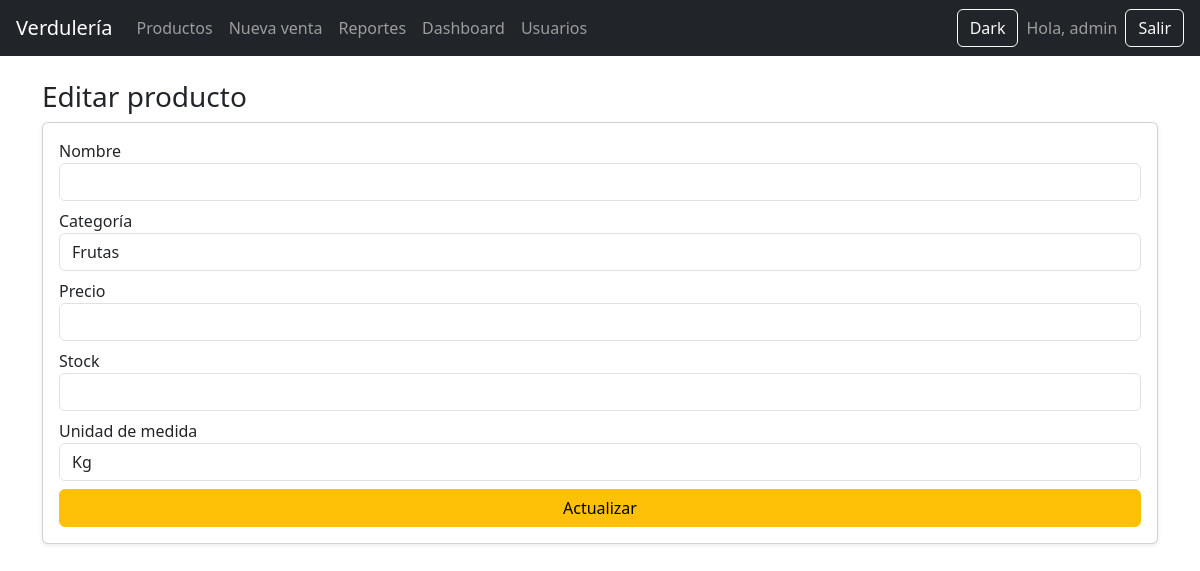
The app's page /productos/editar/1 (signed in), older data.
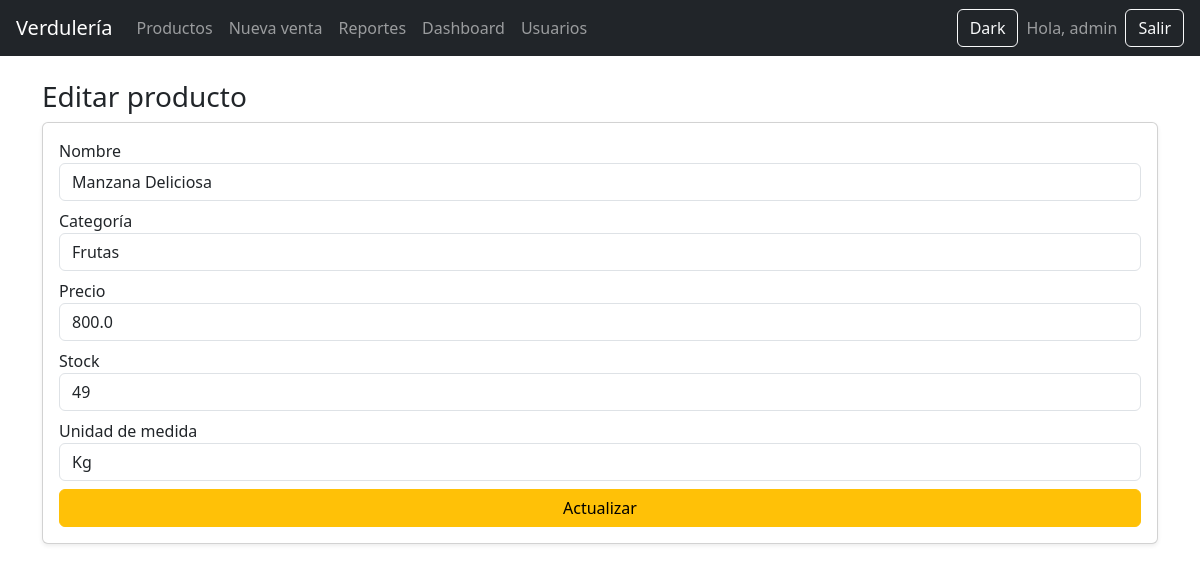
The same page, newer data.
### tables this page shows
CREATE TABLE productos (
        id INTEGER PRIMARY KEY AUTOINCREMENT,
        nombre TEXT NOT NULL,
        precio REAL NOT NULL,
        stock INTEGER NOT NULL DEFAULT 0,
        categoria_id INTEGER,
        unidad_id INTEGER,
        FOREIGN KEY (categoria_id) REFERENCES categorias(id),
        FOREIGN KEY (unidad_id) REFERENCES unidades(id)
    );

CREATE TABLE categorias (
        id INTEGER PRIMARY KEY AUTOINCREMENT,
        nombre TEXT NOT NULL UNIQUE
    );

CREATE TABLE unidades (
        id INTEGER PRIMARY KEY AUTOINCREMENT,
        nombre TEXT NOT NULL UNIQUE
    );

### app/routes/productos.py (the view, shortened to what this page needs)
@productos_bp.route("/editar/<int:id>", methods=["GET", "POST"])
@login_required
def editar(id):
    db = get_db()
    producto = db.execute("SELECT * FROM productos WHERE id=?", (id,)).fetchone()
    categorias = db.execute("SELECT * FROM categorias").fetchall()
    unidades = db.execute("SELECT * FROM unidades").fetchall()
    return render_template("productos/editar.html",
                           producto=producto,
                           categorias=categorias,
                           unidades=unidades)

### app/__init__.py (called while the page is built)
def create_app():
    app = Flask(__name__)
    app.secret_key = "clave-super-secreta"
    app.register_blueprint(auth_bp)
    app.register_blueprint(productos_bp)
    app.register_blueprint(ventas_bp)
    app.register_blueprint(reportes_bp)
    app.register_blueprint(admin_bp)
    app.register_blueprint(usuarios_bp)
    @app.route("/")
    def index():
        return render_template("index.html")
    @app.teardown_appcontext
    def teardown_db(exception):
        close_db()
    return app

### db.py (called while the page is built)
def get_db():
    if "db" not in g:
        g.db = sqlite3.connect(DB_NAME)
        g.db.row_factory = sqlite3.Row
    return g.db

### app/templates/productos/editar.html
{% extends "base.html" %}
{% block contenido %}
<h3>Editar producto</h3>
<form method="POST" class="card p-3 shadow-sm">
    <label>Nombre</label>
    <input name="nombre" value="{{ producto.nombre }}" class="form-control mb-2">
    <label>Categoría</label>
    <select name="categoria_id" class="form-control mb-2">
        {% for c in categorias %}
            <option value="{{ c.id }}" {% if c.id == producto.categoria_id %}selected{% endif %}>
                {{ c.nombre }}
            </option>
        {% endfor %}
    </select>
    <label>Precio</label>
    <input name="precio" value="{{ producto.precio }}" class="form-control mb-2" type="number" step="0.01">
    <label>Stock</label>
    <input name="stock" value="{{ producto.stock }}" class="form-control mb-2" type="number">
    <label>Unidad de medida</label>
    <select name="unidad_id" class="form-control mb-2">
        {% for u in unidades %}
            <option value="{{ u.id }}" {% if u.id == producto.unidad_id %}selected{% endif %}>
                {{ u.nombre }}
            </option>
        {% endfor %}
    </select>
    <button class="btn btn-warning">Actualizar</button>
</form>
{% endblock %}

### app/templates/base.html (shortened to what this page needs)
<!DOCTYPE html>
<html>
<head>
    <link rel="stylesheet" href="https://cdn.jsdelivr.net/npm/bootstrap@5.3.2/dist/css/bootstrap.min.css">
    <link rel="stylesheet" href="/static/css/custom.css">
</head>
<body>
<nav class="navbar navbar-expand-lg navbar-dark bg-dark px-3">
    <a class="navbar-brand" href="/">Verdulería</a>
    <div class="collapse navbar-collapse">
        <ul class="navbar-nav me-auto">
            <li class="nav-item"><a class="nav-link" href="/productos/">Productos</a></li>
            <li class="nav-item"><a class="nav-link" href="/ventas/nueva">Nueva venta</a></li>
            <li class="nav-item"><a class="nav-link" href="/reportes/">Reportes</a></li>
            <li class="nav-item"><a class="nav-link" href="/reportes/dashboard">Dashboard</a></li>
            {% if session.get('role') == 'admin' %}
            <a class="nav-link" href="{{ url_for('usuarios.index') }}">Usuarios</a>
            {% endif %}
        </ul>
        <button id="darkModeToggle" class="btn btn-outline-light me-2">Dark</button>
        {% if session.get('username') %}
            <span class="navbar-text me-2">Hola, {{session.username}}</span>
            <a href="/auth/logout" class="btn btn-outline-light">Salir</a>
        {% else %}
            <a href="/auth/login" class="btn btn-outline-light">Ingresar</a>
        {% endif %}
    </div>
</nav>
<div class="container mt-4">
    {% block contenido %}{% endblock %}
</div>
</body>
</html>

Row changes from the older to the newer data that the page shows:
added productos: nombre "Manzana Deliciosa", categoria_id "Frutas", precio "800.0", stock "49", unidad_id "Kg"
Text that changed along with them:
form field categoria_id: "Frutas" → (not shown)
form field unidad_id: "Kg" → (not shown)
